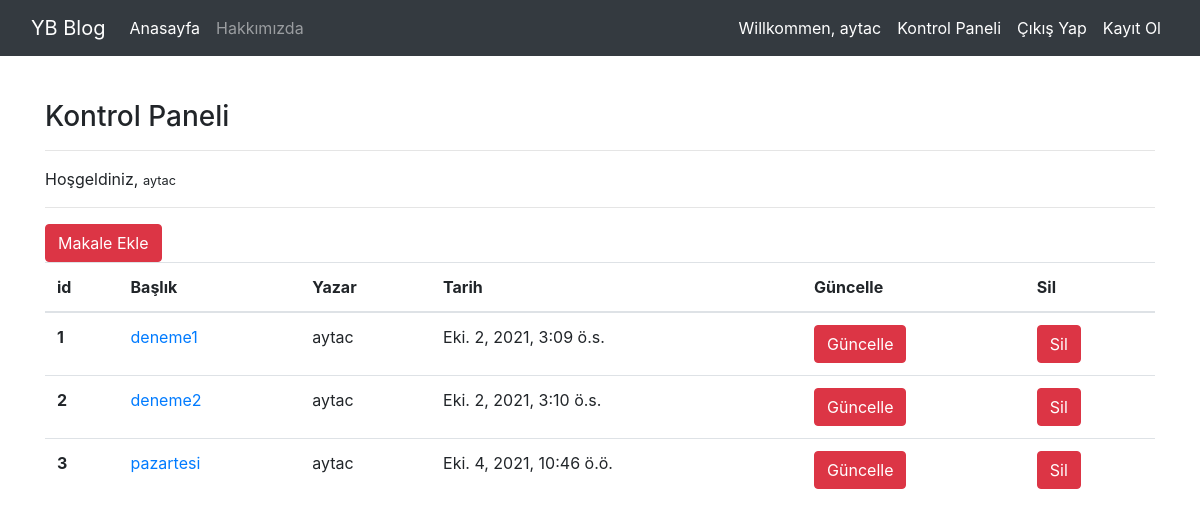
Page /article/dashboard/ (signed in) on the committed database.
### article/models.py (models this page shows, shortened)
class Article(models.Model):
    author = models.ForeignKey("auth.User",on_delete = models.CASCADE,verbose_name="Yazar")
    title = models.CharField(max_length=50,verbose_name="Başlık")
    content = models.TextField(verbose_name="içerik")
    created_date = models.DateTimeField(auto_now_add=True,verbose_name="oluşturma tarihi")
    article_image = models.FileField(blank=True,null=True,verbose_name="makaleye foto ekle")

### article/views.py (the view)
# urls.py: path('dashboard/', views.dashboard,name="dashboard"),
@login_required(login_url = "user:login")
def dashboard(request):
    articles = Article.objects.filter(author = request.user)
    context = {
        "articles":articles
    }
    return render(request, "dashboard.html",context)

### templates/dashboard.html
{% extends "layout.html" %}
{% block body %}
<h3>Kontrol Paneli</h3>
<hr>
<p>
Hoşgeldiniz, <small>{{request.user.username}}</small>
</p>
<hr>
<a class="btn btn-danger" href = "/article/addarticle">Makale Ekle</a>
 {% if articles %}
 <table class="table">
  <thead>
    <tr>
      <th scope="col">id</th>
      <th scope="col">Başlık</th>
      <th scope="col">Yazar</th>
      <th scope="col">Tarih</th>
      <th scope="col">Güncelle</th>
      <th scope="col">Sil</th>
    </tr>
  </thead>
  <tbody>
    {% for article in articles %}
    <tr>
      <th scope="row">{{article.id}}</th>
      <td><a href="/article/article/{{article.id}}">{{article.title}}</a></td>
      <td>{{article.author.username}}</td>
      <td>{{article.created_date}}</td>
      <td><a href="/article/update/{{article.id}}" class="btn btn-danger">Güncelle</a></td>
      <td><a href="/article/delete/{{article.id}}" class="btn btn-danger">Sil</a></td>
    </tr>
    {% endfor %}
  </tbody>
</table>
 {% else %}
<div class = "alert alert-danger">Henüz makaleniz yayınlanmamıs</div>
 {% endif %}
{% endblock body %}

### templates/layout.html (shortened to what this page needs)
<!DOCTYPE html>
<html lang="en">
<head>
    <link rel="stylesheet" href="https://maxcdn.bootstrapcdn.com/bootstrap/4.0.0/css/bootstrap.min.css">
</head>
<body>
 {% include "includes/navbar.html" %}
<div style = "margin-top : 100px;" class= "container" >
{% block body %}
{% endblock body %}
</div>
</body>
</html>

### templates/includes/navbar.html (shortened to what this page needs)
 <nav class="navbar navbar-expand-md navbar-dark fixed-top bg-dark">
  <div class="container-fluid">
    <a class="navbar-brand" href="/">YB Blog</a>
    <div class="collapse navbar-collapse" id="navbarCollapse">
      <ul class="navbar-nav me-auto mb-2 mb-md-0">
        <li class="nav-item">
          <a class="nav-link active" aria-current="page" href="/index">Anasayfa</a>
        </li>
        <li class="nav-item">
          <a class="nav-link" href="/about">Hakkımızda</a>
        </li>
      </ul>
      <ul class="navbar-nav ml-auto">
{% if request.user.is_authenticated %}
<li class="nav-item active">
  <a class="nav-link">Willkommen, {{request.user.username}}</a></li>
<li class="nav-item active">
  <a class="nav-link" href="/article/dashboard">Kontrol Paneli</a>
</li>
<li class="nav-item active">
  <a class="nav-link" href="/user/logout">Çıkış Yap</a>
</li>
{% else %}
<li class="nav-item active">
  <a class="nav-link" href="/user/login">Giriş Yap</a>
</li>
{% endif %}
        <li class="nav-item active">
          <a class="nav-link" href="/user/register">Kayıt Ol</a>
        </li>
      </ul>
    </div>
  </div>
</nav>

### rows in the picture
Article: id "1", title "deneme1", author.username "aytac", created_date "Eki. 2, 2021, 3:09 ö.s."
Article: id "2", title "deneme2", author.username "aytac", created_date "Eki. 2, 2021, 3:10 ö.s."
Article: id "3", title "pazartesi", author.username "aytac", created_date "Eki. 4, 2021, 10:46 ö.ö."

### other values in the picture
{{ request.user.username }} "aytac"
